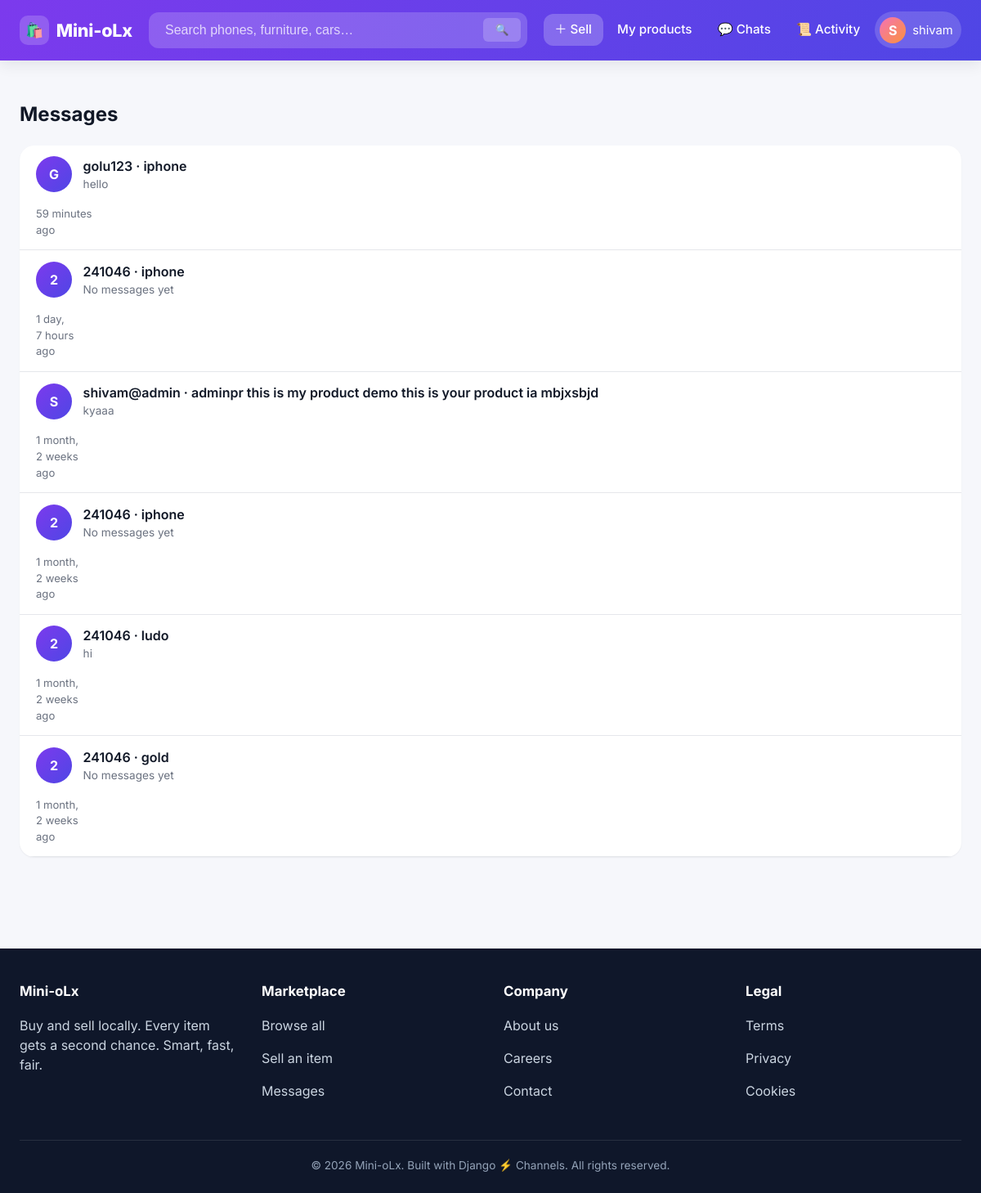
The page /chat/ (signed in) on the database its author committed.
### accounts/models.py (models this page shows, shortened)
class customUser(AbstractUser):
    email=models.EmailField(unique=True, max_length=254)
    phone=models.CharField(max_length=15,unique=True)
    address=models.CharField(max_length=254,blank=True)

### chat/models.py (models this page shows, shortened)
class chatroom(models.Model):
    product = models.ForeignKey(
        product, on_delete=models.CASCADE, related_name='chatrooms'
    )
    buyer = models.ForeignKey(
        User, on_delete=models.CASCADE, related_name='chat_buyer'
    )
    seller = models.ForeignKey(
        User, on_delete=models.CASCADE, related_name='chat_seller'
    )
    created_at = models.DateTimeField(auto_now_add=True)
    updated_at = models.DateTimeField(auto_now=True)
    class Meta:
        unique_together = ('buyer', 'seller', 'product')
        indexes = [
            Index(fields=['buyer', '-updated_at'],  name='chat_room_buyer_idx'),
            Index(fields=['seller', '-updated_at'], name='chat_room_seller_idx'),
        ]
    @property
    def last_message(self):
        return self.message.order_by('-created_at').first()

class message(models.Model):
    room = models.ForeignKey(
        chatroom, on_delete=models.CASCADE, related_name='message'
    )
    sender = models.ForeignKey(User, on_delete=models.CASCADE)
    message = models.TextField()
    created_at = models.DateTimeField(auto_now_add=True)
    class Meta:
        indexes = [
            Index(fields=['room', '-created_at'], name='chat_msg_room_idx'),
        ]
        ordering = ['created_at']

### product/models.py (models this page shows, shortened)
class product(models.Model):
    seller = models.ForeignKey(settings.AUTH_USER_MODEL, on_delete=models.CASCADE)
    title = models.CharField(max_length=100)
    description = models.TextField()
    price = models.DecimalField(max_digits=10, decimal_places=2)
    category = models.CharField(max_length=50, choices=[
        ('electronics', 'Electronics'),
        ('furniture', 'Furniture'),
        ('clothing', 'Clothing'),
        ('books', 'Books'),
        ('toys', 'Toys'),
        ('other', 'Other'),
    ])
    brand = models.CharField(max_length=50, blank=True, default='Unknown')
    subcategory = models.CharField(max_length=50)
    address = models.CharField(max_length=255)
    phone_number = models.CharField(max_length=15, blank=True, null=True)
    created_at = models.DateTimeField(auto_now_add=True)
    class Meta:
        indexes = [
            Index(fields=['-created_at'], name='prod_created_idx'),
            Index(fields=['category', '-created_at'], name='prod_cat_created_idx'),
            Index(fields=['seller', '-created_at'], name='prod_seller_idx'),
        ]
        ordering = ['-created_at']

### chat/views.py (the view)
# urls.py: path('', views.chat_list, name='chat_list'),
@login_required
def chat_list(request):
    user = request.user
    qs = (
        chatroom.objects
        .filter(buyer=user) | chatroom.objects.filter(seller=user)
    )
    qs = qs.select_related('product', 'buyer', 'seller').order_by('-updated_at')
    rooms = []
    for room in qs:
        room.other_user = room.seller if room.buyer_id == user.id else room.buyer
        rooms.append(room)
    return render(request, 'chat_list.html', {'chatroom': rooms})

### templates/chat_list.html (shortened to what this page needs)
{% extends "base.html" %}
{% block content %}
<section class="molx-section">
    <div class="molx-container">
        <h1 style="margin:0 0 1.25rem;">Messages</h1>
        {% if chatroom %}
            <div class="molx-card" style="overflow:hidden;">
                {% for c in chatroom %}
                <a href="{% url 'chat_detail' c.id %}" class="molx-chat__item" style="color:inherit;">
                    <div class="molx-chat__item-avatar">{{ c.other_user.username|slice:":1"|upper }}</div>
                    <div class="molx-chat__item-meta">
                        <div class="molx-chat__item-title">{{ c.other_user.username }} · {{ c.product.title }}</div>
                        <div class="molx-chat__item-sub">
                            {% if c.last_message %}{{ c.last_message.message }}{% else %}No messages yet{% endif %}
                        </div>
                    </div>
                    <span class="molx-card__meta">{{ c.updated_at|timesince }} ago</span>
                </a>
                {% endfor %}
            </div>
        {% else %}
            <div class="molx-card" style="padding: 3rem; text-align:center;">
                <div style="font-size: 3rem;">💬</div>
                <h2>No conversations yet</h2>
                <p style="color:var(--c-text-muted);">Open any product and click <em>Chat with seller</em> to start a conversation.</p>
            </div>
        {% endif %}
    </div>
</section>
{% endblock %}

### templates/base.html (shortened to what this page needs)
{% load static %}
<!DOCTYPE html>
<html lang="en">
<head>
    <link rel="stylesheet" href="{% static 'style.css' %}">
</head>
<body>
<header class="molx-nav">
    <div class="molx-nav__inner molx-container">
        <a href="{% url 'home' %}" class="molx-brand">
            <span class="molx-brand__logo">🛍️</span>
            <span>Mini-oLx</span>
        </a>
        <form class="molx-search" action="{% url 'home' %}" method="get" role="search">
            <input type="search" name="q" placeholder="Search phones, furniture, cars…" value="{{ request.GET.q }}">
            <button type="submit" aria-label="Search">🔍</button>
        </form>
        <nav class="molx-nav__links">
            {% if user.is_authenticated %}
                <a href="{% url 'add_product' %}" class="molx-nav__link molx-nav__link--primary">＋ Sell</a>
                <a href="{% url 'my_products' %}" class="molx-nav__link">My products</a>
                <a href="{% url 'chat_list' %}" class="molx-nav__link">💬 Chats</a>
                <a href="{% url 'my_activity' %}" class="molx-nav__link">📜 Activity</a>
                <div class="molx-nav__user" tabindex="0" aria-label="Account menu">
                    <span class="molx-nav__user-avatar">{{ user.first_name|slice:":1"|upper|default:user.username|slice:":1"|upper }}</span>
                    <span style="font-size:.92rem;">{{ user.first_name|default:user.username }}</span>
                </div>
            {% else %}
                <a href="{% url 'login' %}" class="molx-nav__link">Login</a>
                <a href="{% url 'signup' %}" class="molx-nav__link molx-nav__link--primary">Sign up</a>
            {% endif %}
        </nav>
    </div>
</header>
<main>
    {% block content %}{% endblock %}
</main>
<footer class="molx-footer">
    <div class="molx-container">
        <div class="molx-footer__grid">
            <div>
                <h4>Mini-oLx</h4>
                <p>Buy and sell locally. Every item gets a second chance. Smart, fast, fair.</p>
            </div>
            <div>
                <h4>Marketplace</h4>
                <p><a href="{% url 'home' %}">Browse all</a></p>
                <p><a href="{% url 'add_product' %}">Sell an item</a></p>
                <p><a href="{% url 'chat_list' %}">Messages</a></p>
            </div>
            <div>
                <h4>Company</h4>
                <p><a href="#">About us</a></p>
                <p><a href="#">Careers</a></p>
                <p><a href="#">Contact</a></p>
            </div>
            <div>
                <h4>Legal</h4>
                <p><a href="#">Terms</a></p>
                <p><a href="#">Privacy</a></p>
                <p><a href="#">Cookies</a></p>
            </div>
        </div>
        <div class="molx-footer__bottom">© {% now "Y" %} Mini-oLx. Built with Django ⚡ Channels. All rights reserved.</div>
    </div>
</footer>
</body>
</html>

### rows shown on the page
customUser: first_name "S", first_name "shivam"
chatroom: other_user.username "G", other_user.username "golu123", product "iphone", last_message.message "hello", updated_at "59 minutes"
chatroom: other_user.username "2", other_user.username "241046", product "iphone", shows "No messages yet", updated_at "1 day, 7 hours"
chatroom: other_user.username "S", other_user.username "shivam@admin", product "adminpr this is my product demo this is your product ia mbjxsbjd", last_message.message "kyaaa", updated_at "1 month, 2 weeks"
chatroom: other_user.username "2", other_user.username "241046", product "iphone", shows "No messages yet", updated_at "1 month, 2 weeks"
chatroom: other_user.username "2", other_user.username "241046", product "ludo", last_message.message "hi", updated_at "1 month, 2 weeks"
chatroom: other_user.username "2", other_user.username "241046", product "gold", shows "No messages yet", updated_at "1 month, 2 weeks"
